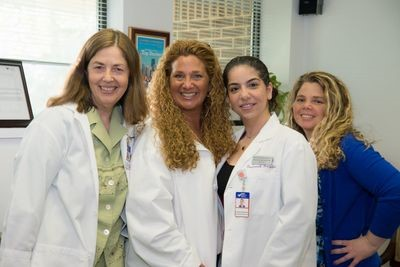
#> input picture Physicians.jpg, 400 x 267 px, found by its file name
$ python teststretch.py
#> lines starting #> are read from the running program, lines starting #| are printed output that depends on the picture
### pyffttools/stretchbuilder.py
from builderbase import BuilderBase
import numpy as np
import math

class StretchBuilder(BuilderBase):

    def __init__(self, height: int, width: int):
        self.__height__ = height
        self.__width__ = width

    def Stretch(self, data: np.array):
        average = np.average(data)
        variance = np.var(data)
        complexes = self.Forward(data)
        shape2 = np.copy(data.shape)
        shape2[0] = self.__height__
        shape2[1] = self.__width__
        complexes2 = np.ndarray(shape2, complex)
        self.Copy(complexes, complexes2)
        data2 = self.Backward(complexes2)
        average2 = np.average(data2)
        variance2 = np.var(data2)
        a = math.sqrt(variance/variance2)
        b = average - average2*a
        return (a*data2+b).astype(data.dtype)

### pyffttools/builderbase.py
import math
import numpy as np
from enum import Enum


class BuilderBase:

    def __init__(self):
        pass

    def Forward(self, data: np.array):
        return np.fft.fftn(data.astype(complex))

    def Backward(self, data: np.array):
        return np.absolute(np.fft.ifftn(data))

    # [63 lines left out: functions Split, BlindInner, BlindOuter, not called in this run]

    def Copy(self, src: np.array, dest: np.array):
        assert len(src.shape) >= 2
        assert len(dest.shape) >= 2

        n0 = math.ceil(min(src.shape[0], dest.shape[0])/2)
        n1 = math.ceil(min(src.shape[1], dest.shape[1])/2)
        dest[1-n0:n0-1, :n1-1].fill(0)
        dest[1-n0:n0-1, 1-n1:].fill(0)
        dest[:n0-1, 1-n1:n1-1].fill(0)
        dest[1-n0:, 1-n1:n1-1].fill(0)
        dest[1-n0:n0-1, 1-n1:n1-1].fill(0)
        dest[:n0, :n1] = src[:n0, :n1]
        dest[-n0:, :n1] = src[-n0:, :n1]
        dest[:n0, -n1:] = src[:n0, -n1:]
        dest[-n0:, -n1:] = src[-n0:, -n1:]

### pyffttools/teststretch.py
from stretchbuilder import StretchBuilder
import numpy as np
import cv2

img = cv2.imread('~\\..\\Physicians.jpg')
#> img is the input picture: shape (267, 400, 3); mean B, G, R 148.3, 157.2, 161.7
height, width, channels = img.shape
#> height = 267; width = 400; channels = 3
data = np.asarray(img, float)/255
builder1 = StretchBuilder((int)(height*2), (int)(width*2))
builder2 = StretchBuilder((int)(height/2), (int)(width/2))
cv2.imshow('inc', builder1.Stretch(data))
#> in Stretch, `average = np.average(data)`: average = 0.611
#> in Stretch, `variance = np.var(data)`: variance = 0.0678
#> in Stretch, `average2 = np.average(data2)`:
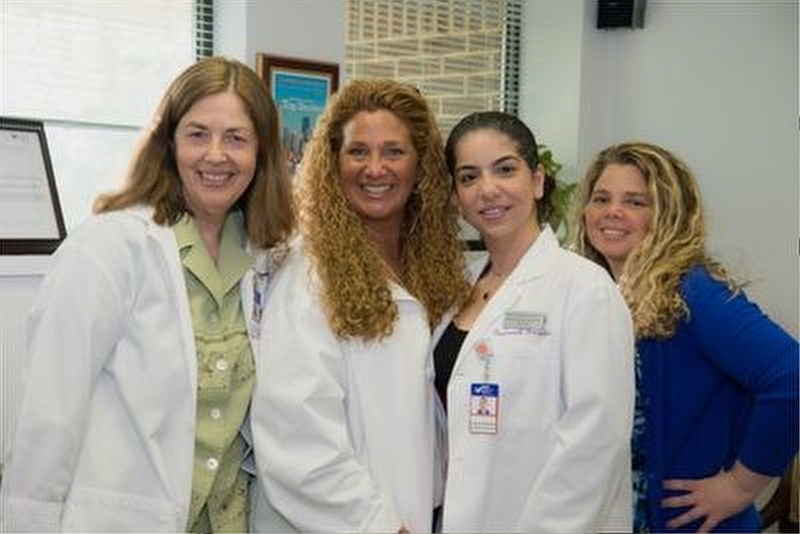
#> data2: shape (534, 800, 3) float64; mean of channels 0, 1, 2 0.145, 0.154, 0.159; drawn with min black and max white
#> in Stretch, `a = math.sqrt(variance/variance2)`: a = 4
#> in Stretch, `b = average - average2*a`: b = -0.00067
cv2.imshow('dec', builder2.Stretch(data))
#> in Stretch (call 2), `average2 = np.average(data2)`:
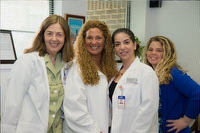
#> data2: shape (133, 200, 3) float64; mean of channels 0, 1, 2 2.33, 2.48, 2.55; drawn with min black and max white
#> in Stretch (call 2), `a = math.sqrt(variance/variance2)`: a = 0.251
#> in Stretch (call 2), `b = average - average2*a`: b = -0.00456
cv2.waitKey(0)
cv2.destroyAllWindows()

$ run again, with Montessori.jpg copied over Physicians.jpg
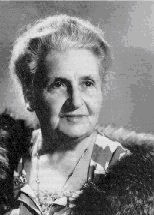
#> input picture Montessori.jpg, 154 x 215 px, found by its file name
#> img is the input picture: shape (215, 154, 3); mean B, G, R 127.6, 127.5, 127.5
#> average = 0.5
#> variance = 0.0586
#> in Stretch, `average2 = np.average(data2)`:
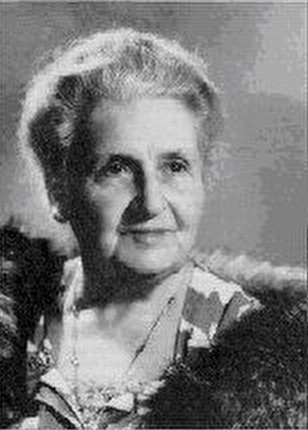
#> data2: shape (430, 308, 3) float64; mean of channels 0, 1, 2 0.125, 0.125, 0.125; drawn with min black and max white
#> a = 4
#> b = -0.000275
#> in Stretch (call 2), `average2 = np.average(data2)`:
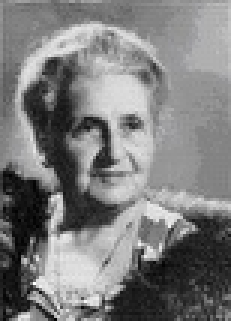
#> data2: shape (107, 77, 3) float64 (shown 3 times larger); mean of channels 0, 1, 2 2.01, 2.01, 2.01; drawn with min black and max white
#> a = 0.253
#> b = -0.00811
